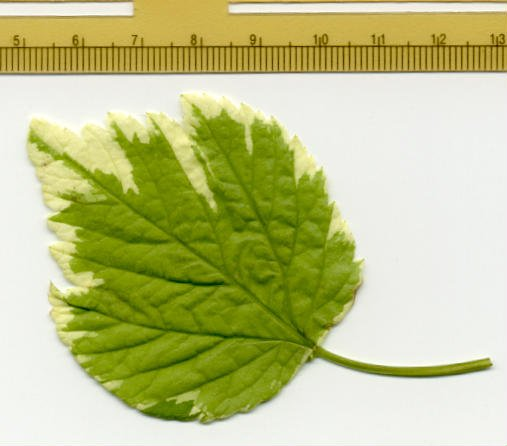
#> input picture tasks/images/leaf.jpg, 507 x 446 px
$ jupyter execute week_8.ipynb   (older library calls are emulated)
#> lines starting #> are read from the running program, lines starting #| are printed output that depends on the picture
# INF250: Tasks week 8

[cell 1]
import matplotlib.pyplot as plt
import numpy as np
from skimage import io, color
from skimage.feature import graycomatrix, graycoprops

[cell 2]
image = io.imread("images/leaf.jpg")
#> image is the input picture: shape (446, 507, 3); mean R, G, B 190.9, 194.9, 136.4
gray = color.rgb2gray(image)
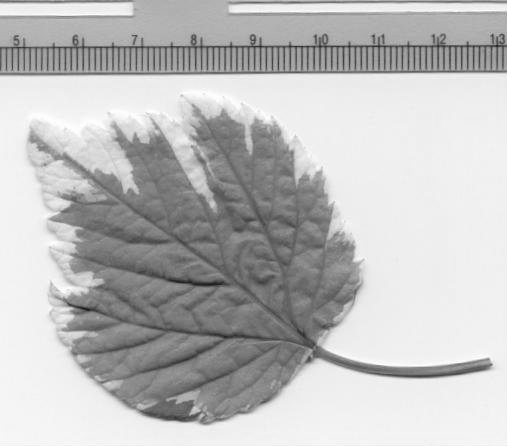
#> gray: shape (446, 507) float64; min 0.104, max 0.999, mean 0.744
gray = (gray * 255).astype(np.uint8)
plt.imshow(gray, cmap='gray')

[cell 3]
patch1 = gray[100:150, 300:350]
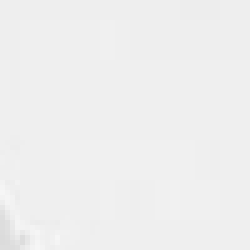
#> patch1: shape (50, 50) (shown 5 times larger); min 219, max 246, mean 238.8
patch2 = gray[150:200, 150:200]
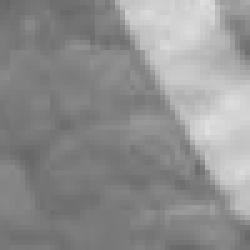
#> patch2: shape (50, 50) (shown 5 times larger); min 104, max 224, mean 143.1
patch3 = gray[250:300, 250:300]
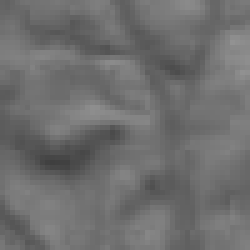
#> patch3: shape (50, 50) (shown 5 times larger); min 63, max 146, mean 110.3

patches = [patch1, patch2, patch3]
titles = ['Patch 1', 'Patch 2', 'Patch 3']

fig, axes = plt.subplots(1, 3, figsize=(12, 4))
for ax, patch, title in zip(axes, patches, titles):
    ax.imshow(patch, cmap='gray')
    ax.set_title(title)
    ax.axis('off')
#> this loop made 3 passes
#> title on passes 1 to 3: 'Patch 1', 'Patch 2', 'Patch 3'
plt.show()

[cell 4]
dissimilarities = []
correlations = []

for patch in patches:
    glcm = graycomatrix(patch, distances=[1], angles=[0], levels=256, symmetric=True, normed=True)
    dis = graycoprops(glcm, 'dissimilarity')[0, 0]
    corr = graycoprops(glcm, 'correlation')[0, 0]
    dissimilarities.append(dis)
    correlations.append(corr)
#> this loop made 3 passes
#> (dis, corr) on passes 1 to 3: (0.234, 0.821), (3.9, 0.979), (3.39, 0.941)
#> after the loop, correlations = [0.821, 0.979, 0.941]; dissimilarities = [0.234, 3.9, 3.39]

plt.figure(figsize=(6, 5))
plt.scatter(dissimilarities, correlations, s=100, c=['r', 'g', 'b'])
for i, txt in enumerate(titles):
    plt.annotate(txt, (dissimilarities[i]+0.01, correlations[i]-0.01))
plt.xlabel('Dissimilarity')
plt.ylabel('Correlation')
plt.title('Texture features from GLCM')
plt.grid(True)
plt.show()
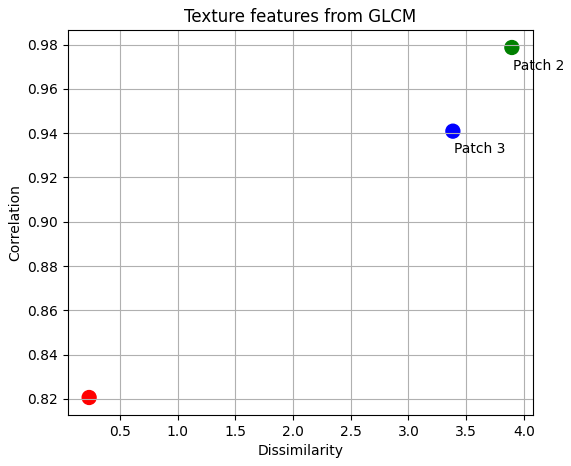
#> figure drawn by matplotlib, 1 panel

[cell 5]
print("=== Texture Metrics ===")
for i in range(3):
    print(f"{titles[i]} -> Dissimilarity: {dissimilarities[i]:.3f}, Correlation: {correlations[i]:.3f}")
#> this loop made 3 passes
#| Patch 1 -> Dissimilarity: 0.234, Correlation: 0.821
#| Patch 2 -> Dissimilarity: 3.896, Correlation: 0.979
#| Patch 3 -> Dissimilarity: 3.385, Correlation: 0.941

max_dis = titles[np.argmax(dissimilarities)]
#> max_dis = 'Patch 2'
max_corr = titles[np.argmax(correlations)]
#> max_corr = 'Patch 2'

print(f"\nPatch with highest dissimilarity: {max_dis}")
#| Patch with highest dissimilarity: Patch 2
print(f"Patch with highest correlation: {max_corr}")
#| Patch with highest correlation: Patch 2

$ run again, with tasks/images/wheat.jpg copied over tasks/images/leaf.jpg
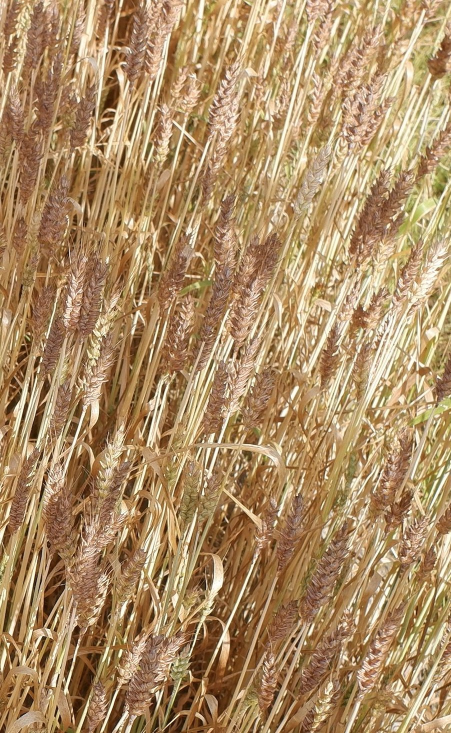
#> input picture tasks/images/wheat.jpg, 902 x 1466 px (shown at 1/2 size)
#> image is the input picture: shape (1466, 902, 3); mean R, G, B 172.6, 140.6, 100.9
#> `patch3 = gray[250:300, 250:300]`:
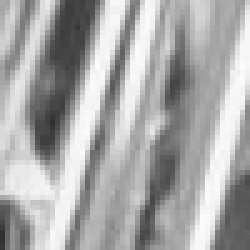
#> patch3: shape (50, 50) (shown 5 times larger); min 49, max 252, mean 168.8
#> the loop `for ax, patch, title in zip(axes, patches, titles):` made 3 passes
#> title on passes 1 to 3: 'Patch 1', 'Patch 2', 'Patch 3'
#> the loop `for patch in patches:` made 3 passes
#> (dis, corr) on passes 1 to 3: (14.2, 0.926), (18.16, 0.844), (21.97, 0.842)
#> after the loop `for patch in patches:`: correlations = [0.926, 0.844, 0.842]; dissimilarities = [14.2, 18.16, 21.97]
#> `plt.show()`:
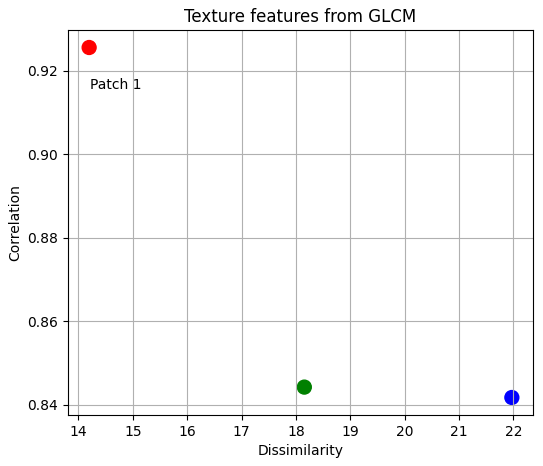
#> figure drawn by matplotlib, 1 panel
#> the loop `for i in range(3):` made 3 passes
#| Patch 1 -> Dissimilarity: 14.197, Correlation: 0.926
#| Patch 2 -> Dissimilarity: 18.155, Correlation: 0.844
#| Patch 3 -> Dissimilarity: 21.972, Correlation: 0.842
#> max_dis = 'Patch 3'
#> max_corr = 'Patch 1'
#| Patch with highest dissimilarity: Patch 3
#| Patch with highest correlation: Patch 1
